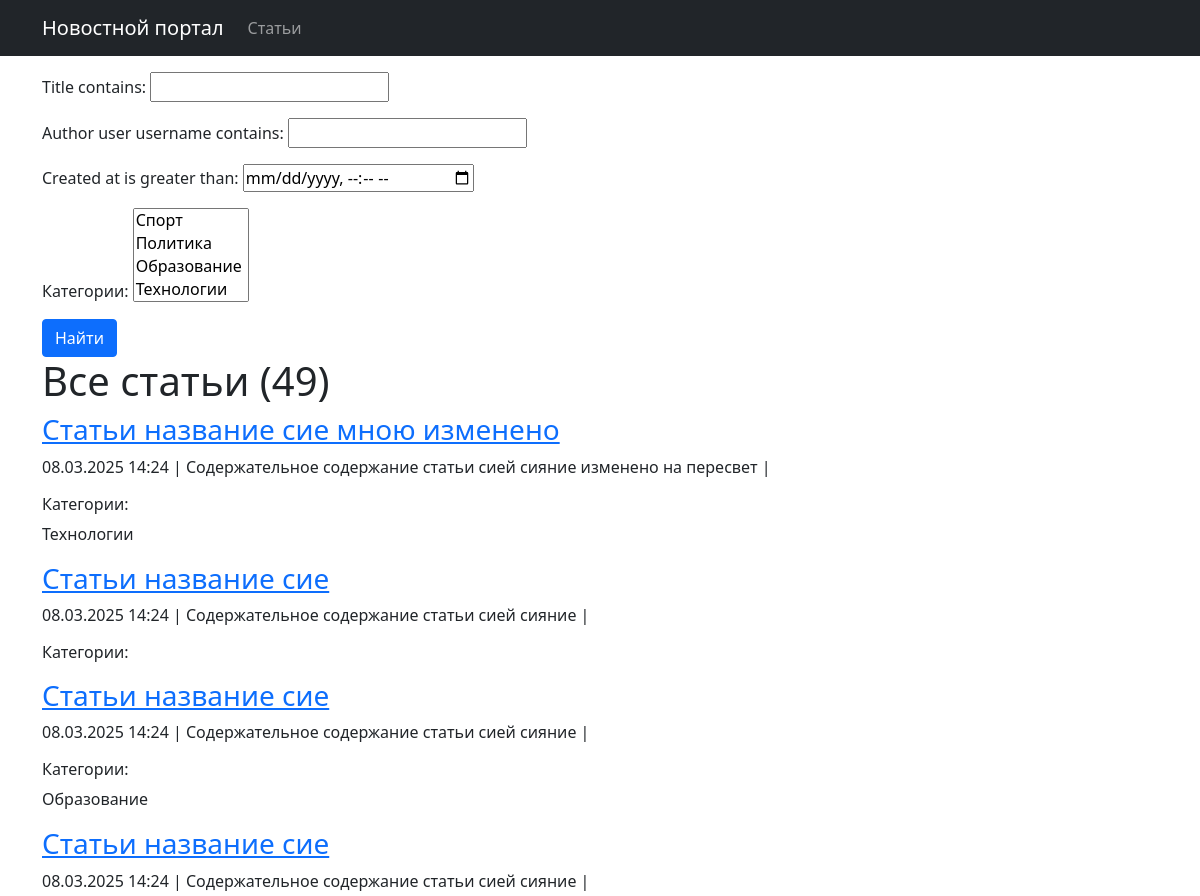
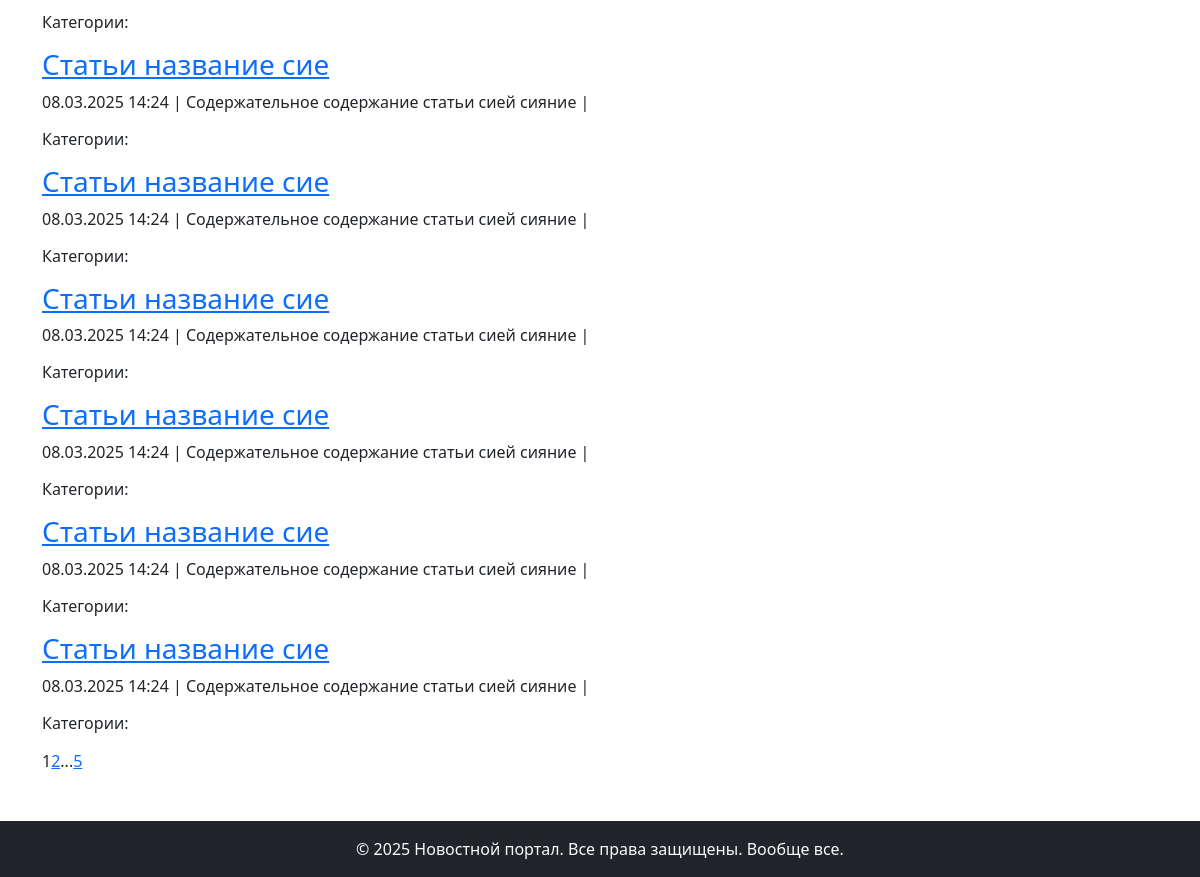
Screenshot of /articles/ (signed in) with the database file from the repository (2 pictures, top to bottom).
### biblio/models.py (models this page shows, shortened)
class Post(models.Model):
    NEWS = 'NW'
    ARTICLE = 'AR'
    POST_TYPES = [
        (NEWS, 'Новость'),
        (ARTICLE, 'Статья')
    ]
    author = models.ForeignKey(Author, on_delete=models.CASCADE)
    post_type = models.CharField(max_length=2, choices=POST_TYPES)
    created_at = models.DateTimeField(auto_now_add=True)
    categories = models.ManyToManyField(Category, through='PostCategory')
    title = models.CharField(max_length=255)
    text = models.TextField()
    rating = models.IntegerField(default=0)
    def preview(self):
        return f"{self.text}"

class Category(models.Model):
    name = models.CharField(max_length=255, unique=True)
    subscribers = models.ManyToManyField(User, through='CategorySubscriber', related_name='subscribed_categories')
    def __str__(self):
        return self.name

### biblio/views.py (the view)
# urls.py: path('articles/', ArticlesList.as_view(), name='articles_list'),
class ArticlesList(PermissionRequiredMixin, ListView):
    model = Post
    template_name = 'articles/articles_list.html'
    context_object_name = 'article'
    queryset = Post.objects.filter(post_type='AR').order_by('-created_at')
    paginate_by = 10
    permission_required = ('biblio.view_post',)
    def get_queryset(self):
        queryset = super().get_queryset().filter(post_type='AR')
        self.filterset = SearchPost(self.request.GET, queryset)
        return self.filterset.qs
    def get_context_data(self, **kwargs):
        context = super().get_context_data(**kwargs)
        context['filterset'] = self.filterset
        context['news_count'] = Post.objects.filter(post_type='NW').count()
        context['article_count'] = Post.objects.filter(post_type='AR').count()
        context['time_now'] = datetime.now()
        context['next_sale'] = "Распродажа в среду!"
        return context

### biblio/templatetags/custom_filters.py (called while the page is built)
@register.filter()
def censor (value):
    for word in censor_list:
        value = value.replace(word[1:-1], "*" * len(word[1:-1]))
    return value

### biblio/templatetags/custom_tags.py (called while the page is built)
@register.simple_tag(takes_context=True)
def url_replace(context, **kwargs):
   d = context['request'].GET.copy()
   for k, v in kwargs.items():
       d[k] = v
   return d.urlencode()

### templates/articles/articles_list.html (shortened to what this page needs)
{% extends 'default.html' %}
{% load custom_filters %}
{% load custom_tags %}
{% block content %}
   <div class="container mt-3">
       <form action="" method="get">
           {{ filterset.form.as_p }}
           <input type="submit" value="Найти" class="btn btn-primary" />
       </form>
       <h1>Все статьи ({{ article_count }})</h1>
       <div class="articles-list">
           {% if article %}
               {% for post in article %}
                   <div class="post">
                       <h3><a href="{% url 'articles_detail' post.id %}">{{ post.title|censor }}</a></h3>
                       <p class="post-meta">
                           {{ post.created_at|date:"d.m.Y H:i" }} |
                           {{ post.preview|censor|truncatewords:20 }} |
                           <h6>Категории:</h6>
                           {% for category in post.categories.all %}
                               {{ category.name }}{% if not forloop.last %}, {% endif %}
                           {% endfor %}
                       </p>
                   </div>
               {% endfor %}
           {% else %}
               <p>Статей пока нет.</p>
           {% endif %}
           <div class="pagination">
               {{ page_obj.number }}
               {% if page_obj.has_next %}
                   <a href="?{% url_replace page=page_obj.next_page_number %}">{{ page_obj.next_page_number }}</a>
                   {% if paginator.num_pages != page_obj.next_page_number %}
                       ...
                       <a href="?{% url_replace page=page_obj.paginator.num_pages %}">{{ page_obj.paginator.num_pages }}</a>
                   {% endif %}
               {% endif %}
           </div>
       </div>
   </div>
{% endblock content %}

### rows the page displays
Post: title|censor "Статьи название сие мною изменено", created_at "08.03.2025 14:24", preview|censor "Содержательное содержание статьи сией сияние изменено на пересвет"
Category: name "Технологии"
Post: title|censor "Статьи название сие", created_at "08.03.2025 14:24", preview|censor "Содержательное содержание статьи сией сияние"
Post: title|censor "Статьи название сие", created_at "08.03.2025 14:24", preview|censor "Содержательное содержание статьи сией сияние"
Category: name "Образование"
Post: title|censor "Статьи название сие", created_at "08.03.2025 14:24", preview|censor "Содержательное содержание статьи сией сияние"
Post: title|censor "Статьи название сие", created_at "08.03.2025 14:24", preview|censor "Содержательное содержание статьи сией сияние"
Post: title|censor "Статьи название сие", created_at "08.03.2025 14:24", preview|censor "Содержательное содержание статьи сией сияние"
Post: title|censor "Статьи название сие", created_at "08.03.2025 14:24", preview|censor "Содержательное содержание статьи сией сияние"
Post: title|censor "Статьи название сие", created_at "08.03.2025 14:24", preview|censor "Содержательное содержание статьи сией сияние"
Post: title|censor "Статьи название сие", created_at "08.03.2025 14:24", preview|censor "Содержательное содержание статьи сией сияние"
Post: title|censor "Статьи название сие", created_at "08.03.2025 14:24", preview|censor "Содержательное содержание статьи сией сияние"

### other values shown
{{ article_count }} "49"
{{ page_obj.number }} "1"
{{ page_obj.next_page_number }} "2"
{{ page_obj.paginator.num_pages }} "5"
